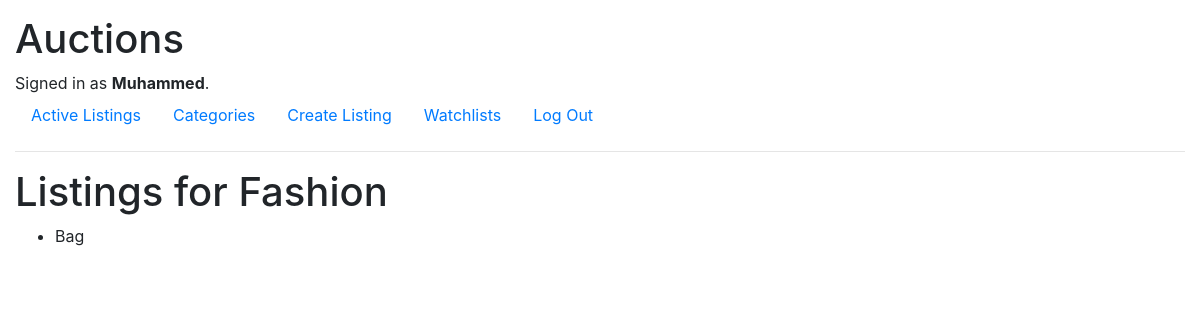
The app's page /Fashion/categorylist (signed in) with its own data.
### auctions/models.py (models this page shows)
class User(AbstractUser):
    pass

class Auction(models.Model):
    title = models.CharField(max_length=30)
    description = models.CharField(max_length=100)
    current_price = models.DecimalField(max_digits=10, decimal_places=2)
    photo_url = models.SlugField(max_length=500, blank=True)
    category = models.CharField(max_length=20, blank=True)
    owner = models.ForeignKey(User, on_delete=models.CASCADE, related_name="listings")
    active = models.BooleanField()
    created_on = models.DateTimeField()
    def __str__(self):
        return f"{self.title}"

### auctions/views.py (the view)
# urls.py: path("<str:category>/categorylist", views.categorylist, name="categorylist")
def categorylist(request, category):
    listing = Auction.objects.filter(category=category, active=True)
    return render(request, "auctions/categorylist.html",{
    "listings": listing,
    "category": category
})

### auctions/templates/auctions/categorylist.html
{% extends "auctions/layout.html" %}
{% block body %}
<h1>Listings for {{ category }}</h1>
<ul>
    {% for listing in listings %}
    <li>
        {{ listing }}
    </li>
    {% endfor %}
</ul>
{% endblock %}

### auctions/templates/auctions/layout.html (shortened to what this page needs)
{% load static %}
<!DOCTYPE html>
<html lang="en">
    <head>
        <link rel="stylesheet" href="https://stackpath.bootstrapcdn.com/bootstrap/4.4.1/css/bootstrap.min.css">
        <link href="{% static 'auctions/styles.css' %}" rel="stylesheet">
    </head>
    <body>
        <h1>Auctions</h1>
        <div>
            {% if user.is_authenticated %}
                Signed in as <strong>{{ user.username }}</strong>.
            {% else %}
                Not signed in.
            {% endif %}
        </div>
        <ul class="nav">
            <li class="nav-item">
                <a class="nav-link" href="{% url 'index' %}">Active Listings</a>
            </li>
            <li class="nav-item">
                <a class="nav-link" href="{% url 'categories' %}">Categories</a>
            </li>
            {% if user.is_authenticated %}
            <li class="nav-item">
                <a class="nav-link" href="{% url 'create' %}">Create Listing</a>
            </li>
            <li class="nav-item">
                <a class="nav-link" href="{% url 'watchlist' %}">Watchlists</a>
            </li>
            <li class="nav-item">
                <a class="nav-link" href="{% url 'logout' %}">Log Out</a>
            </li>
            {% endif %}
        </ul>
        <hr>
        {% block body %}
        {% endblock %}
    </body>
</html>

### auctions/static/auctions/styles.css (style rules this page uses)
body { padding: 10px; margin: 5px; }

### records on screen
User: username "Muhammed"
Auction: category "Fashion", title "Bag"
